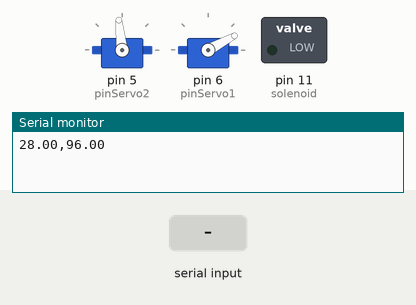
Simulated run of this sketch. Board: Arduino Uno, built with avr-gcc and run on an emulated ATmega328P. On the bench: 2 × servo, switched loads named in the sketch (green lamp = pin HIGH), the last lines printed to the serial monitor. Inputs (shaded band) come from the test bench.

Above: at 1.2 s.
1.3 s: "y90\n" received over Serial
At 1.7 s:
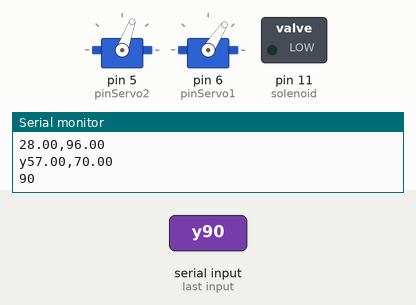
2.8 s: "u90\n" received over Serial
At 4.0 s:
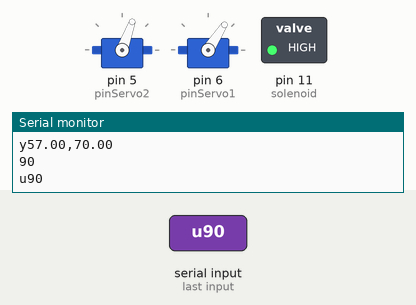
4.3 s: "y,45\n" received over Serial
At 5.2 s:
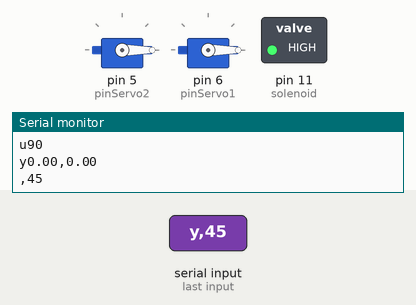
5.8 s: "d90\n" received over Serial
At 6.3 s:
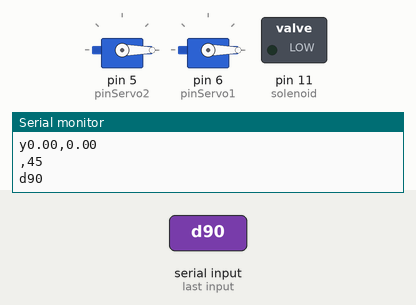
7.3 s: "u" received over Serial
At 8.5 s:
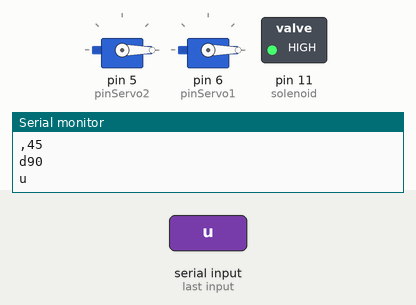
8.8 s: "d" received over Serial
At 9.8 s:
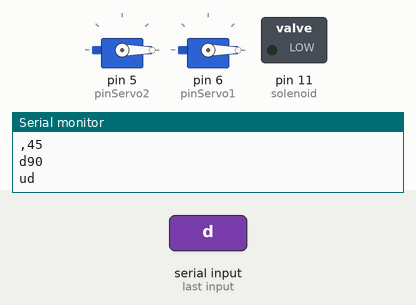
Timing chart, 0 to 11.3 s (numbered marks = the images above; inputs shaded):
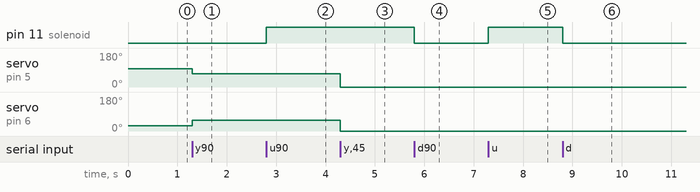

The sketch:

arduinoFirmware.ino
```cpp
#include <Servo.h>
Servo servo1, servo2;


// ----- constants
#define PI 3.141592653589793


const int pinServo2 = 5;
const int pinServo1 = 6;
const int solenoid = 11;
int coordX, coordY;//To store coordinate from serial command
static int v = 0;

//Inverser Kinematics variables
float            //stylus distance to motor2
angle1,               //motor1 angle
angle2;               //motor2 angle

float
OFFSET1 = 25,                      //motor1 offset along x_axis
OFFSET2 = 85,                      //motor2 offset along x_axis
YAXIS = 180,                        //motor heights above (0,0)
LENGTH = 100;                       //length of each arm-segment


void setup() {
  Serial.begin(115200);
  pinMode(solenoid, OUTPUT);

  servo2.attach(pinServo2);
  servo1.attach(pinServo1);

  home();

}

void loop() {
  /*
  solenoidUp();
  delay(500);
  servo(90, 90);
  delay(1000);
  solenoidDown();
  delay(200);
  solenoidUp();
  delay(500);
  servo(50, 50);
  delay(1000);
  solenoidDown();
  delay(1000);*/

  if (Serial.available()){

    char ch = Serial.read();
    Serial.print(ch);
    switch (ch) {
      case '0'...'9':
        v = v * 10 + ch - '0';
        break;

      case 'x':
        coordX = v;
        v = 0;
        break;
      case 'y':
        coordY = v;

        moveTo(coordX, coordY);
        v = 0;
        break;

      case 'u':
        solenoidUp();
        break;

      case 'd':
        solenoidDown();
        break;

    }
  }
}


void moveTo(int x, int y){
//  solenoidUp();
//  delay(50);
  inverse_kinematics(x, y);
  servo(angle1, angle2);
  //delay(200);
//  solenoidDown();
//  delay(200);
//  solenoidUp();
//  delay(200);
  //home();
}


void inverse_kinematics(float x, float y) {
  float
  d1,            //stylus distance to motor1
  d2;             //stylus distance to motor1


  // ----- calculate motor1 angle when pen at (x,y)
  if (x > OFFSET1) {
    d1 = sqrt((x - OFFSET1) * (x - OFFSET1) + (YAXIS - y) * (YAXIS - y));
    angle1 = PI + acos(d1 / (2 * LENGTH)) - atan((x - OFFSET1) / (YAXIS - y)); //radians
  } else {
    d1 = sqrt((OFFSET1 - x) * (OFFSET1 - x) + (YAXIS - y) * (YAXIS - y));
    angle1 = PI + acos(d1 / (2 * LENGTH)) + atan((OFFSET1 - x) / (YAXIS - y)); //radians
  }

  // ----- calculate motor2 angle when pen at start position (0,0)
  if (x > OFFSET2) {
    d2 = sqrt((x- OFFSET2) * (x- OFFSET2) + (YAXIS - y) * (YAXIS - y));
    angle2 = PI - acos(d2 / (2 * LENGTH)) - atan((x - OFFSET2) / (YAXIS - y)); //radians
  } else {
    d2 = sqrt((OFFSET2 - x) * (OFFSET2 - x) + (YAXIS - y) * (YAXIS - y));
    angle2 = PI - acos(d2 / (2 * LENGTH)) + atan((OFFSET2 - x) / (YAXIS - y)); //radians
  }

  angle1 = (int)(180 - (angle1*180/PI - 90) );
  angle2 = (int)(180 - (angle2*180/PI - 90) );


  Serial.print(angle1);
  Serial.print(",");
  Serial.println(angle2);
}


void solenoidUp(){
  digitalWrite(solenoid, HIGH);
}
void solenoidDown(){
  digitalWrite(solenoid, LOW);
}
void home(){
  inverse_kinematics(0, 55);
  servo(angle1, angle2);
}
void servo(int angle1_value, int angle2_value){
  servo1.write(angle1_value);
  servo2.write(angle2_value);
}
```

Measured:
- after the input at 1.3 s, servo on pin 5 (pinServo2): 96° → 70° at once; servo on pin 6 (pinServo1): 28° → 57° at once
- after the input at 2.8 s, pin 11 (solenoid): LOW → HIGH at once
- after the input at 4.3 s, servo on pin 5 (pinServo2): 70° → 0° at once; servo on pin 6 (pinServo1): 57° → 0° at once
- after the input at 5.8 s, pin 11 (solenoid): HIGH → LOW at once
- after the input at 7.3 s, pin 11 (solenoid): LOW → HIGH at once
- after the input at 8.8 s, pin 11 (solenoid): HIGH → LOW at once
